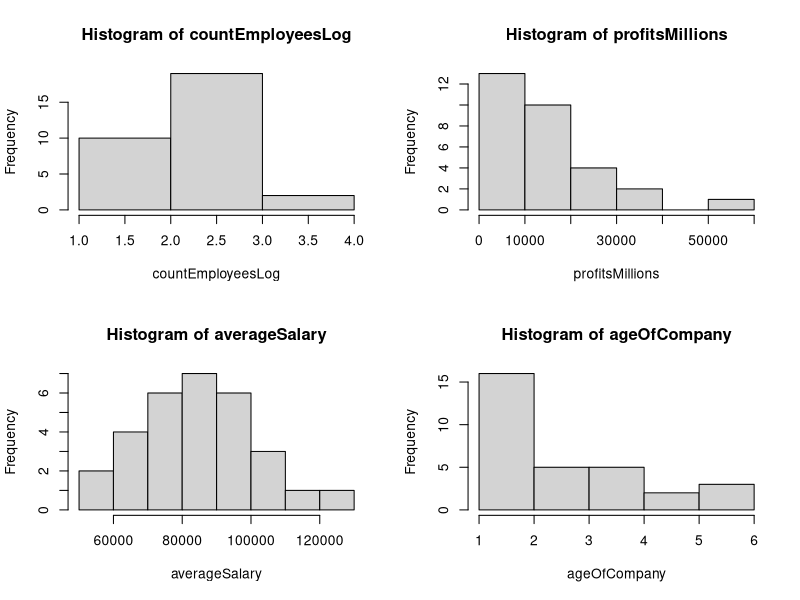

This chart was generated by the following R code:
# HW Lect 2-2, Andrey Risukhin
# Make histograms of my data (Fortune 500 companies: avg salary, profits, age (categorical), employee count (categorical))

countEmployeesLog <- c(4, 2, 3, 3, 4, 3, 2, 3, 3, 1,
                       2, 3, 3, 3, 2, 2, 3, 3, 3, 3,
                       3, 1, 1, 1, 1, 3, 3, 3, 3, 3,
                       3)

profitsMillions <- c(6670.00, 20840.00, 59531.00, 
                     4021.00, 10073.00, 11986.00, 
                     67.00, 594.00, 19370.00, 
                     1658.40, 14824.00, 3677.00, 
                     8014.00, 3134.00, 30736.00, 
                     256.00, 5024.00, 32474.00,
                     15528.00, 3110.00, 22355.00,
                     15959.00, 5595.00, 3122.00,
                     28147.00, 16571.00, 11121.00,
                     10460.00, 22393.00, 18045.00)

averageSalary <- c(53000.00, 104000.00, 123000.00,
                   61000.00, 102000.00, 77000.00,
                   84000.00, 72000.00, 85000.00,
                   75000.00, 107000.00, 89000.00,
                   83000.00, 70000.00, 100000.00,
                   74000.00, 92000.00, 86000.00,
                   89000.00, 59000.00, 91000.00,
                   92000.00, 94000.00, 79000.00,
                   78000.00, 119000.00, 68000.00,
                   86000.00, 68000.00, 91000.00)

ageOfCompany <- c(2, 1, 2, 6, 1, 2, 6, 2, 1, 1, 5,
                  4, 4, 1, 1, 2, 1, 1, 1, 4, 4, 3,
                  3, 2, 3, 2, 3, 3, 4, 5, 6)

# Make histograms

par(mfrow = c(2,2))
Hcount <- hist(countEmployeesLog, breaks = seq(1, 4, by = 1))
Hprofit <- hist(profitsMillions)
Hsalary <- hist(averageSalary)
Hage <- hist(ageOfCompany)